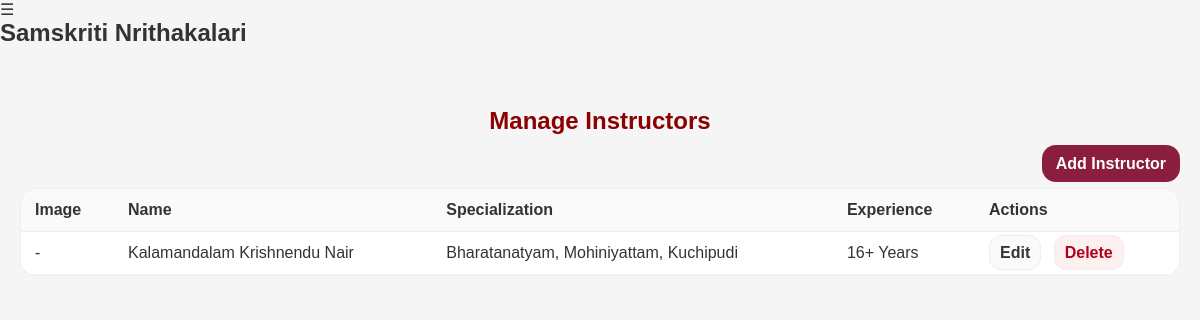
Screenshot of /admin-panel/instructors/ (signed in) with the database file from the repository.
### core/models.py (models this page shows, shortened)
class Instructor(models.Model):
    name = models.CharField(max_length=200)
    specialization = models.TextField(blank=True)
    experience = models.CharField(max_length=100, blank=True)
    about = models.TextField(blank=True)
    education_details = models.TextField(blank=True)
    performance_details = models.TextField(blank=True)
    teaching_details = models.TextField(blank=True)
    contact_phone = models.CharField(max_length=20, blank=True)
    contact_email = models.EmailField(blank=True)
    location = models.CharField(max_length=120, blank=True)
    image = models.ImageField(upload_to="instructor_images/", blank=True, null=True)
    class Meta:
        ordering = ["name"]

### core/views.py (the view)
# urls.py: path("admin-panel/instructors/", views.admin_instructors, name="admin_instructors"),
@login_required
def admin_instructors(request):
    if not is_admin_user(request.user):
        return redirect("dashboard")
    instructors_list = Instructor.objects.all().order_by("name")
    return render(request, "admin_instructors.html", {"instructors": instructors_list})

### core/views.py (called while the page is built)
def is_admin_user(user):
    return bool(user and user.is_authenticated and (user.is_staff or user.is_superuser))

### templates/admin_instructors.html
{% extends 'base.html' %}
{% block content %}
<div style="max-width:1200px;margin:40px auto;padding:20px;">
    <h2 style="text-align:center;color:#8B0000;margin-bottom:20px;">Manage Instructors</h2>
    <div style="text-align:right;margin-bottom:15px;">
        <a href="{% url 'admin_instructor_add' %}" style="padding:10px 14px;border-radius:14px;background:#8B1E3F;color:white;text-decoration:none;font-weight:800;">
            Add Instructor
        </a>
    </div>
    {% if instructors %}
        <div style="overflow:auto;border-radius:16px;border:1px solid #eee;background:white;">
            <table style="width:100%;border-collapse:collapse;">
                <thead>
                    <tr style="background:#fafafa;">
                        <th style="text-align:left;padding:12px 14px;border-bottom:1px solid #eee;">Image</th>
                        <th style="text-align:left;padding:12px 14px;border-bottom:1px solid #eee;">Name</th>
                        <th style="text-align:left;padding:12px 14px;border-bottom:1px solid #eee;">Specialization</th>
                        <th style="text-align:left;padding:12px 14px;border-bottom:1px solid #eee;">Experience</th>
                        <th style="text-align:left;padding:12px 14px;border-bottom:1px solid #eee;">Actions</th>
                    </tr>
                </thead>
                <tbody>
                    {% for ins in instructors %}
                        <tr>
                            <td style="padding:12px 14px;border-bottom:1px solid #f2f2f2;">
                                {% if ins.image %}
                                    <img src="{{ ins.image.url }}" alt="{{ ins.name }}" style="width:60px;height:40px;object-fit:cover;border-radius:8px;border:1px solid #eee;" />
                                {% else %}
                                    -
                                {% endif %}
                            </td>
                            <td style="padding:12px 14px;border-bottom:1px solid #f2f2f2;">{{ ins.name }}</td>
                            <td style="padding:12px 14px;border-bottom:1px solid #f2f2f2;">{{ ins.specialization }}</td>
                            <td style="padding:12px 14px;border-bottom:1px solid #f2f2f2;">{{ ins.experience }}</td>
                            <td style="padding:12px 14px;border-bottom:1px solid #f2f2f2;">
                                <a href="{% url 'admin_instructor_edit' ins.id %}" style="padding:8px 10px;border-radius:12px;border:1px solid #eee;background:#fafafa;text-decoration:none;font-weight:800;color:#333;">Edit</a>
                                <a href="{% url 'admin_instructor_delete' ins.id %}" style="margin-left:8px;padding:8px 10px;border-radius:12px;border:1px solid #eee;background:#fff0f0;text-decoration:none;font-weight:800;color:#b00020;">Delete</a>
                            </td>
                        </tr>
                    {% endfor %}
                </tbody>
            </table>
        </div>
    {% else %}
        <p style="text-align:center;color:#555;">No instructors added yet.</p>
    {% endif %}
</div>
{% endblock %}

### static/css/style.css (style rules this page uses)
* { margin: 0; padding: 0; box-sizing: border-box; }
body { font-family: 'Poppins', sans-serif; background: #f5f5f5; color: #333; }

### rows the page displays
Instructor: name "Kalamandalam Krishnendu Nair", specialization "Bharatanatyam, Mohiniyattam, Kuchipudi", experience "16+ Years"
